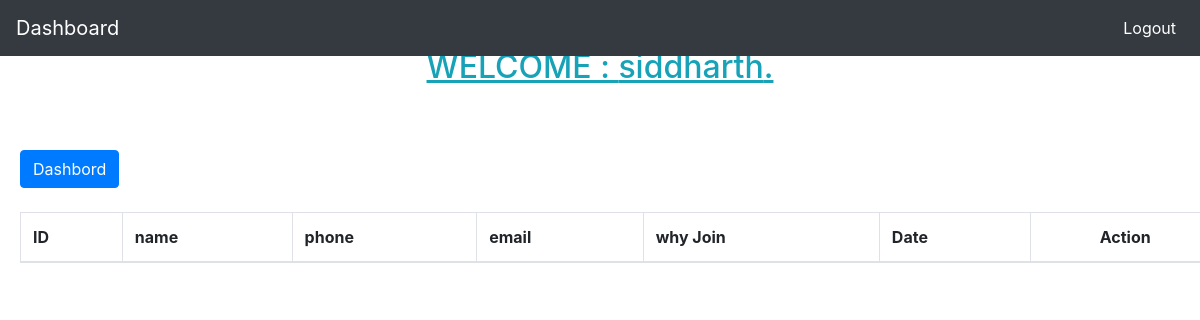
Page /php/join_users.php (signed in) on the earlier database version.
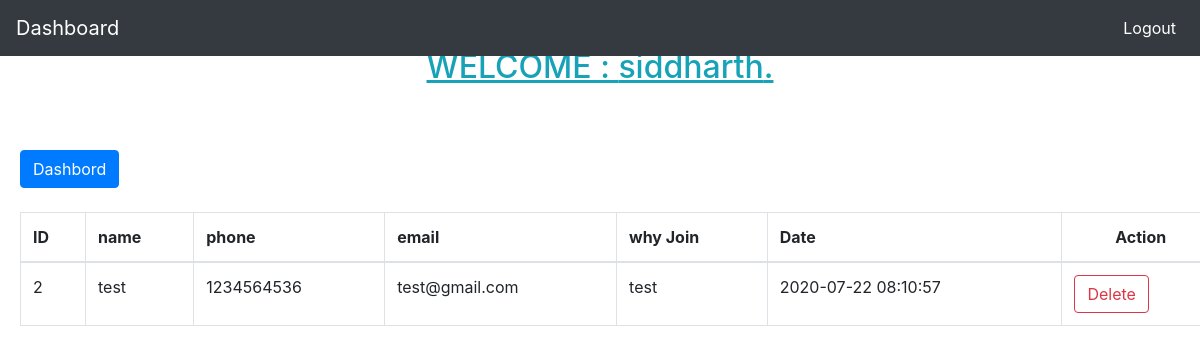
Same page on the later database version.
### tables this page shows
CREATE TABLE `community` (
  `id` int(11) NOT NULL,
  `name` varchar(255) NOT NULL,
  `email` varchar(255) NOT NULL,
  `phone` int(20) NOT NULL,
  `whyjoin` varchar(255) NOT NULL,
  `Date` timestamp NOT NULL DEFAULT current_timestamp() ON UPDATE current_timestamp()
);

### php/join_users.php (the view, shortened to what this page needs)
<?php
include("./links.php");
include("./admin_nav.php");
if(isset($_POST['search']))
{
$valueToSearch = $_POST['valueToSearch'];
$query = "SELECT * FROM `community` WHERE CONCAT( `name`, `email`, `phone`, `whyjoin`, `Date`) LIKE '%".$valueToSearch."%'";
$search_result = filterTable($query);
}
else {
$query = "SELECT * FROM `community`";
$search_result = filterTable($query);
}
function filterTable($query)
{
$connect = mysqli_connect("localhost", "root", "", "ngo");
$filter_Result = mysqli_query($connect, $query);
return $filter_Result;
}
?>
<h2 class ="text-center text-info mt-5" style="margin-top:6rem;"> <u> WELCOME : <?php echo $_SESSION['user'];?>.</u></h2>
<div class="table-responsive" style="margin-left:20px;margin-right:20px;margin-top:4rem;">
<a  class="btn btn-primary" href="../das.php" role="button">Dashbord</a>
<br/> <br/>
        <table class="table table-bordered">
            <thead>
                    <tr>
                            <th>ID</th>
                            <th>name </th>
                            <th>phone</th>
                            <th>email</th>
                            <th>why Join</th>
                            <th>Date</th>
                            <th class=" text-center"colspan="2">Action</th>
                    </tr>
            </thead>
<tbody>
            <?php while($row = mysqli_fetch_array($search_result)):?>
            <tr>
                <td><?php echo $row['id'];?></td>
                <td><?php echo $row['name'];?></td>
                <td><?php echo $row['phone'];?></td>
                <td><?php echo $row['email'];?></td>
                <td><?php echo $row['whyjoin'];?></td>
                <td><?php echo $row['Date'];?></td>
                <td><a href="<?php echo "deletejoin.php?id=".$row['id'];?>" class="btn btn-outline-danger" onclick="return dele()" role="button" aria-pressed="true">Delete</a></td>
            <?php endwhile;?>
        </tbody>
</table>
</div>

Differences in the rows shown:
added community: id "2", name "test", phone "1234564536", email "test@gmail.com", whyjoin "test", Date "2020-07-22 08:10:57"
